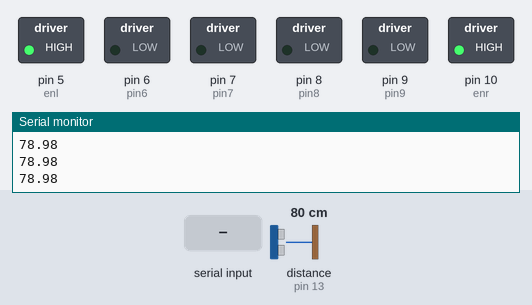
Recording of a sketch running on a simulated Arduino Uno, built with avr-gcc and run on an emulated ATmega328P. On the bench: switched loads named in the sketch (green lamp = pin HIGH), the last lines printed to the serial monitor. Wiring (inferred from the names in the program): ultrasonic range finder: trigger pin 12; echo pin 13. Dashed ring = blinking. The inputs (shaded band) are chosen by the test bench; at power-on: distance to the obstacle (sensor on pin 13) 80 cm. The echo pulse lasts 58.3 µs per cm; pins used as bus, display or sensor lines are not drawn.

Above: at 1.2 s.
1.3 s: distance to the obstacle (sensor on pin 13) set to 43 cm
3.0 s: distance to the obstacle (sensor on pin 13) set to 36 cm
At 3.71 s:
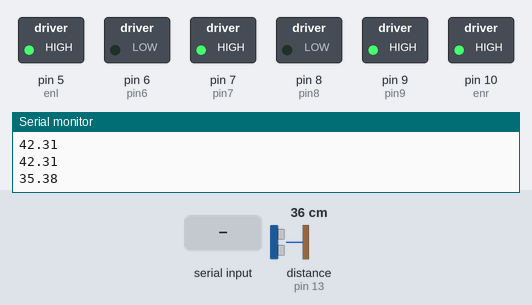
6.0 s: "F" received over Serial
9.0 s: "L" received over Serial
12.0 s: "R" received over Serial
15.0 s: distance to the obstacle (sensor on pin 13) set to 60 cm
At 15.45 s:
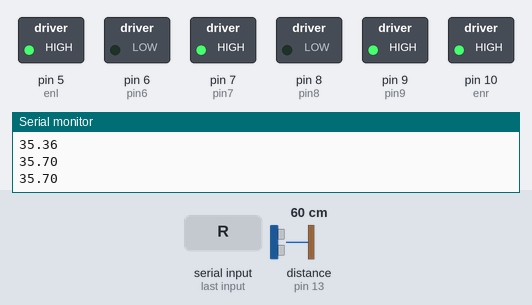
Timing chart, 0 to 17.7 s (numbered marks = the images above; inputs shaded):
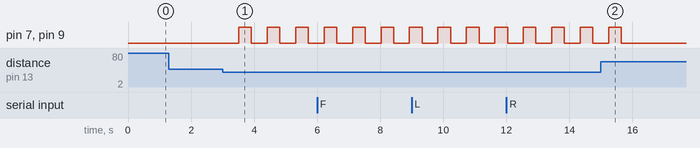

The sketch:

ultrasonic.ino
```cpp
/*
 *
 * ultrasonic only
 *
*/

int led = 13;
//left motors
int enl = 5;//enable left
int pin6 = 6;//B2
int pin7 = 7;//B1
//right motors
int enr = 10;//enable left
int pin8 = 8;//A2
int pin9 = 9;//A1

int trig_pin = 12;
int echo_pin = 13;
long echotime;
float distance;

//bluetooth
char BluetoothData;

void setup(){
  pinMode(led,OUTPUT);
  //motor
  pinMode(pin6,OUTPUT);
  pinMode(pin7,OUTPUT);
  pinMode(pin8,OUTPUT);
  pinMode(pin9,OUTPUT);
  pinMode(enl,OUTPUT);
  pinMode(enr,OUTPUT);

  digitalWrite(enl,HIGH);
  digitalWrite(enr,HIGH);

  pinMode(trig_pin,OUTPUT);
  pinMode(echo_pin,INPUT);
  digitalWrite(trig_pin,LOW);

  Serial.begin(9600);
  }

// Driving functions
void Stop(){
digitalWrite(led,LOW);
digitalWrite(pin6,LOW);
digitalWrite(pin7,LOW);
digitalWrite(pin8,LOW);
digitalWrite(pin9,LOW);
}

void turn_left(){
digitalWrite(led,HIGH);
digitalWrite(pin6,HIGH);
digitalWrite(pin7,LOW);
digitalWrite(pin8,LOW);
digitalWrite(pin9,LOW);
}

void forward(){
digitalWrite(led,HIGH);
digitalWrite(pin6,HIGH);
digitalWrite(pin7,LOW);
digitalWrite(pin8,HIGH);
digitalWrite(pin9,LOW);
}

void backward(){
digitalWrite(led,HIGH);
digitalWrite(pin6,LOW);
digitalWrite(pin7,HIGH);
digitalWrite(pin8,LOW);
digitalWrite(pin9,HIGH);
}

void turn_right(){
digitalWrite(led,HIGH);
digitalWrite(pin6,LOW);
digitalWrite(pin7,LOW);
digitalWrite(pin8,HIGH);
digitalWrite(pin9,LOW);
}


void loop() {
  BluetoothData = Serial.read();

  digitalWrite(trig_pin,HIGH);
  delayMicroseconds(10);
  digitalWrite(trig_pin,LOW);

  echotime = pulseIn(echo_pin,HIGH);
  distance = 0.0001*((float)echotime*340.0)/2.0;
  Serial.println(distance);

  if (distance<40) {
    Stop();
    delay(500);
    backward();
    delay(400);
    Stop();
  }

  //easy drive
  if(BluetoothData=='B'){
   backward();
  }

  if(BluetoothData=='F'){
    forward();
  }

  if(BluetoothData=='L'){
    turn_left();
  }

  if(BluetoothData=='R'){
      turn_right();
  }

  if(BluetoothData=='S'){
    Stop();
  }


}
```

Measured:
- the behaviour switches between 41 and 40 cm on distance to the obstacle (sensor on pin 13) (found by bisection; images 0 and 1)
- after the input at 3.0 s, pin 7 (pin7), pin 9 (pin9): alternates HIGH for 0.40 s and LOW for 0.50 s, starting after 0.51 s
- after the input at 15.0 s, pin 7 (pin7), pin 9 (pin9): goes on until 15.7 s, then stays LOW
